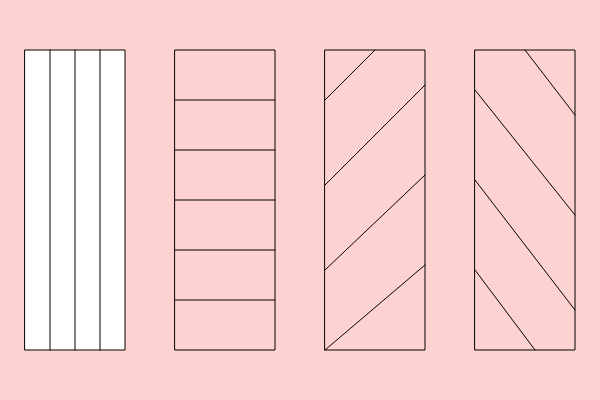
Frame 1 (no input)
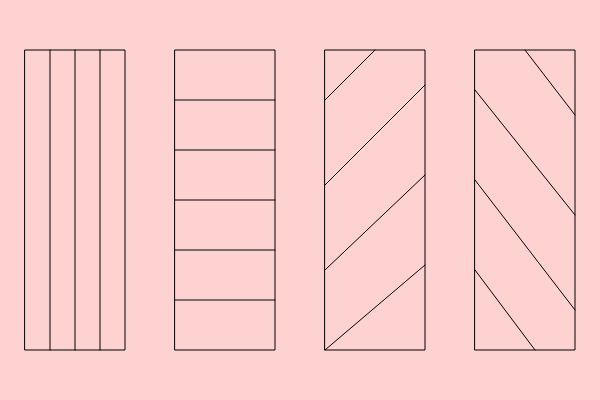
Frame 60 (no input)
Frame 120 (the mouse pressed at the canvas centre since frame 60): identical to frame 60, image omitted

The p5.js sketch that drew these frames (run headless with seeded random() and noise() and a simulated clock; from frame 60 on, the mouse is pressed at the canvas centre):

// p5.js sketch
// ── sketch.js
function setup() {
  createCanvas(600,400);
}

function draw() {
  background(255,210,210);
  rect(25,50,100,300);
  //set a fill color
  fill(255,210,210);
  rect(175,50,100,300);
  //set a fill color
  fill(255,210,210);
  rect(325,50,100,300);
  //set a fill color
  fill(255,210,210);
  rect(475,50,100,300);
  line(50,50,50,350);
  line(75,50,75,350);
  line(100,50,100,350);
  line(175,100,275,100);
  line(175,150,275,150);
  line(175,200,275,200);
  line(175,250,275,250);
  line(175,300,275,300);
  line(375,50,325,100);
  line(425,85,325,185);
  line(425,175,325,270);
  line(425,265,325,350);
  line(475,90,575,215);
  line(525,50,575,115);
  line(475,180,575,310);
  line(475,270,535,350);
}
